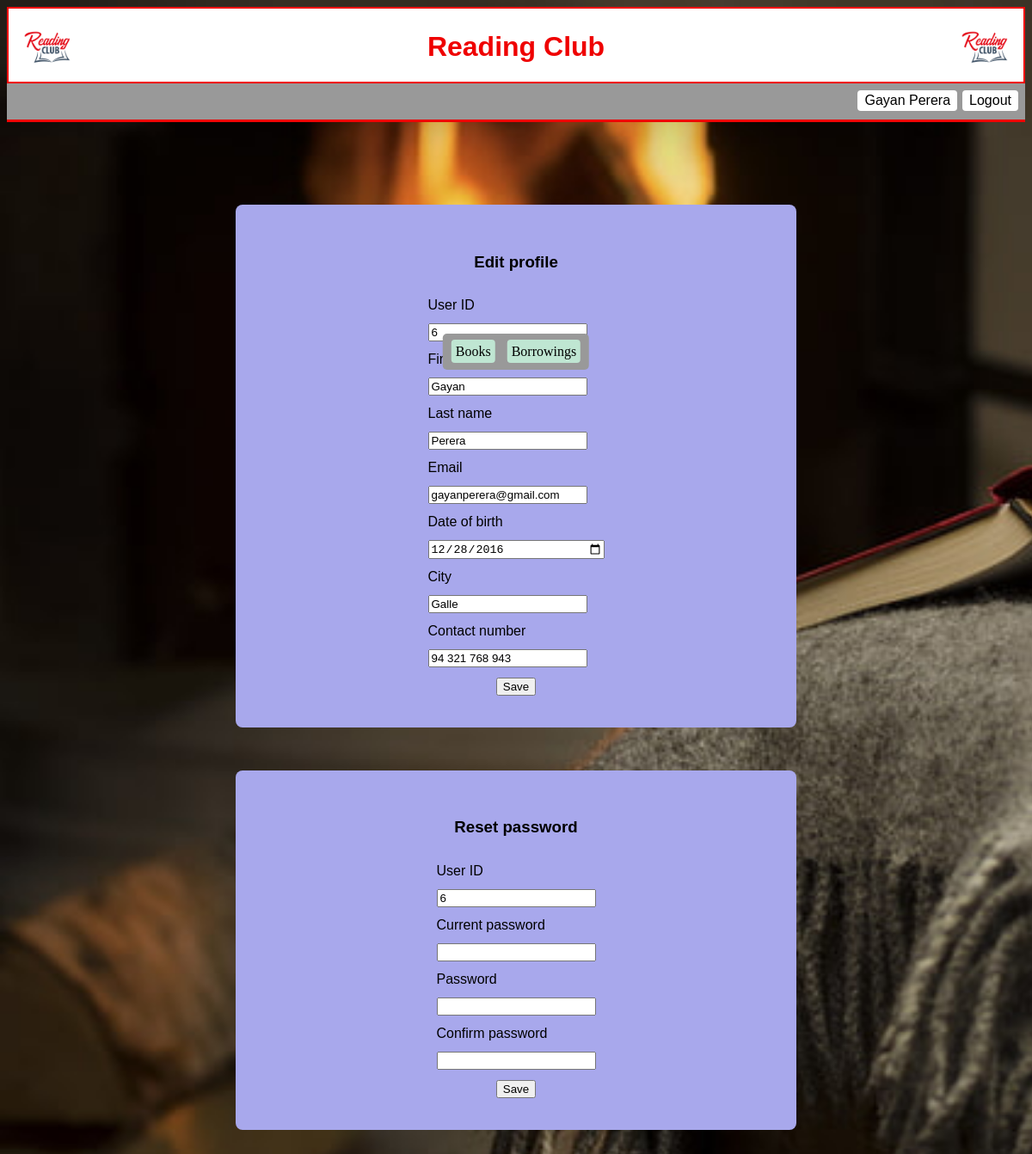
The page /member_edit_self_profile.php (signed in) on the database its author committed.
### tables this page shows
CREATE TABLE `user` (
  `userID` int(11) NOT NULL,
  `first_name` varchar(100) DEFAULT NULL,
  `last_name` varchar(100) DEFAULT NULL,
  `email` varchar(200) DEFAULT NULL,
  `DOB` date DEFAULT NULL,
  `city` varchar(60) DEFAULT NULL,
  `contact_no` varchar(30) DEFAULT NULL,
  `membershipID` varchar(60) DEFAULT NULL,
  `password` varchar(100) DEFAULT NULL,
  `active_status` varchar(20) DEFAULT NULL,
  `email_OTP` varchar(100) DEFAULT NULL,
  `email_verification` int(11) DEFAULT NULL
);

### member_edit_self_profile.php (the view, shortened to what this page needs)
<!DOCTYPE html>
<?php require_once 'php/db_connection.php' ?>
<html>
<head>
    <link rel="stylesheet" type="text/css" href="css/index.css" />
    <?php
        $userID = $_SESSION["userID"];
        $sql = "SELECT * FROM user WHERE userID = ".$userID;
        $result = mysqli_query($conn, $sql);
        if (mysqli_num_rows($result) > 0) {
            $row = mysqli_fetch_assoc($result);
        } else {
            echo "0 results";
        }
    ?>
</head>
<body style="background-image: url('icon/member_home.jpg');background-repeat:no-repeat;background-attachment:fixed;background-size:cover;">
    <div class="container">
        <div class="top">
            <img src="./icon/logo.jpg" style="float:left;width:80px;">
            <img src="./icon/logo.jpg" style="float:right;width:80px;">
            <center><h1>Reading Club</h1></center>
        </div>
        <div class="mid">
            <a href="login.php">Logout</a>
            <a href="member_edit_self_profile.php"><?php echo $_SESSION["username"]; ?></a>
        </div>
       <div class="nav">
            <div class="nav-btn">
                <center>
                    <a href="member_books.php">Books</a>
                    <a href="member_borrowings.php">Borrowings</a>
                </center>
            </div>
        </div><br><br>
        <center>
            <div class="form-box">
                <form method="post" action="php/update_user.php" enctype="multipart/form-data" name="editProfileForm" onSubmit="return validateMemberForm()">
                    <table>
                        <tr>
                            <td><center><h3>Edit profile</h3></center></td>
                        </tr>
                        <tr>
                            <td>User ID</td>
                        </tr>
                        <tr>
                            <td><input type="text" name="userID" value="<?php echo $row["userID"]; ?>" readonly /></td>
                        </tr>
                        <tr>
                            <td>First name</td>
                        </tr>
                        <tr>
                            <td><input type="text" name="first_name" value="<?php echo $row["first_name"]; ?>" required /></td>
                        </tr>
                        <tr>
                            <td>Last name</td>
                        </tr>
                        <tr>
                            <td><input type="text" name="last_name" value="<?php echo $row["last_name"]; ?>" required /></td>
                        </tr>
                        <tr>
                            <td>Email</td>
                        </tr>
                        <tr>
                            <td><input type="text" name="email" value="<?php echo $row["email"]; ?>" required readonly /></td>
                        </tr>
                        <tr>
                            <td>Date of birth</td>
                        </tr>
                        <tr>
                            <td><input type="date" name="DOB" id="DOB" style="width:200px;" value="<?php echo $row["DOB"]; ?>" required /></td>
                        </tr>
                        <tr>
                            <td>City</td>
                        </tr>
                        <tr>
                            <td><input type="text" name="city" value="<?php echo $row["city"]; ?>" required /></td>
                        </tr>
                        <tr>
                            <td>Contact number</td>
                        </tr>
                        <tr>
                            <td><input type="tel" name="contact_no" pattern="[0-9]{2} [0-9]{3} [0-9]{3} [0-9]{3}" placeholder="94 123 456 789" value="<?php echo $row["contact_no"]; ?>" required /></td>
                        </tr>
                        <tr>
                            <td><center><input type="submit" value="Save" id="submit-button" /></center></td>
                        </tr>
                    </table>
                </form>
            </div>
        </center>
        <center>
            <div class="form-box">
                <form method="post" action="php/reset_password.php" name="resetPasswordForm" onSubmit="return validateResetPassword()">
                    <table>
                    <tr>
                            <td><center><h3>Reset password</h3></center></td>
                        </tr>
                        <tr>
                            <td>User ID</td>
                        </tr>
                        <tr>
                            <td><input type="text" name="userID" value="<?php echo $row["userID"]; ?>" readonly /></td>
                        </tr>
                        <tr>
                            <td>Current password</td>
                        </tr>
                        <tr>
                            <td><input type="password" name="current_password" required /></td>
                        </tr>
                        <tr>
                            <td>Password</td>
                        </tr>
                        <tr>
                            <td><input type="password" name="password" required /></td>
                        </tr>
                        <tr>
                            <td>Confirm password</td>
                        </tr>
                        <tr>
                            <td><input type="password" name="confirm_password" required /></td>
                        </tr>
                        <tr>
                            <td><center><input type="submit" value="Save" id="submit-button" /></center></td>
                        </tr>
                    </table>
                </form>
            </div>
    </center>
    </div>
</body>
</html>

### css/index.css (style rules this page uses)
.top { background-color:#ffffff; color:white; width:100%; height:89px; padding:5px; box-sizing:border-box; border:2px solid #ef0000; }
.top h1 { text-align:center; color:#ef0000; font-family:sans-serif; }
.mid { background-color:#999999; color:black; width:100%; height:45px; padding:5px; box-sizing:border-box; border-bottom-style:solid; border-bottom-color:#ef0000; font-family:sans-serif; }
.mid a { background-color:#ffffff; text-align:center; color:#000000; padding-top:3px; padding-bottom:3px; padding-left:8px; padding-right:8px; border-radius:4px; text-decoration:none; float:right; margin:3px; }
.container { width:100%; height:auto; background-color:66ff33; box-sizing:border-box; }
.nav { margin:10px; }
.nav a { padding:5px; background-color:#bfe6d2; color:#000000; text-decoration:none; margin:5px; border-radius:4px; }
.form-box { background-color:#a8a8ec; border-radius:8px; padding:30px; width:50%; margin:50px; font-family:sans-serif; }
.form-box td { padding:5px; }
.nav-btn { position: absolute; top: 30%; left: 50%; transform: translate(-50%, -50%); -ms-transform: translate(-50%, -50%); background-color: #999999; padding: 12px 5px; border: none; border-radius: 5px; }

### rows shown on the page
user: userID "6", first_name "Gayan", last_name "Perera", email "gayanperera@gmail.com", DOB "12/28/2016", city "Galle", contact_no "94 321 768 943"

### other values the page prints
$_SESSION["username"] "Gayan Perera"
